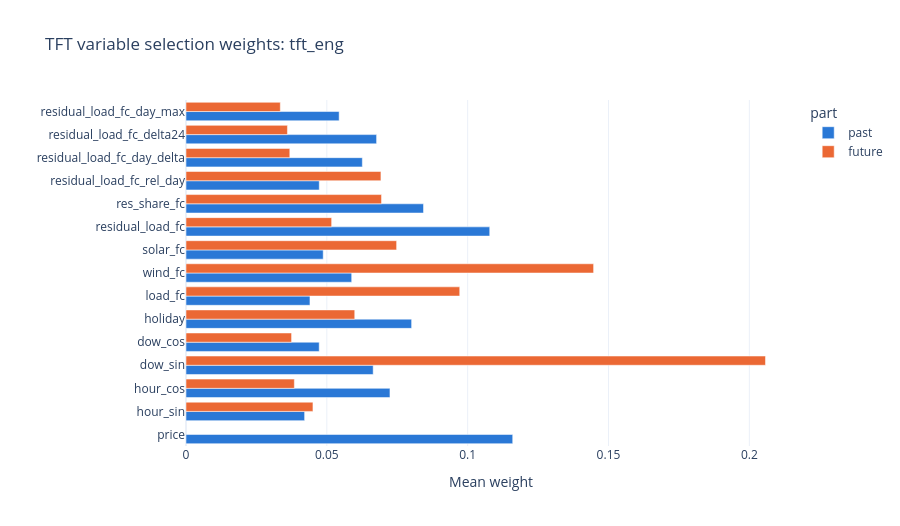

Notebook code for this chart:
### Markdown cell above
## Variable selection

Mean softmax weight per input in the encoder (past) and decoder (future).

### Code cell
for model in vsn["model"].unique().sort():
    plots.tft_importance(vsn, model).show()

### Figure 1 — Plotly figure (JSON) as saved in the notebook; plotly's stock layout.template omitted (floating-point values rounded to 4 significant figures)
{"data": [{"alignmentgroup": "True", "hovertemplate": "part=past<br>weight=%{x}<br>variable=%{y}<extra></extra>", "legendgroup": "past", "marker": {"color": "#2a78d6", "pattern": {"shape": ""}}, "name": "past", "offsetgroup": "past", "orientation": "h", "showlegend": true, "textposition": "auto", "type": "bar", "x": [0.116, 0.04211, 0.07241, 0.06645, 0.04729, 0.0801, 0.04401, 0.05882, 0.04871, 0.1078, 0.08432, 0.04731, 0.0626, 0.06766, 0.05437], "xaxis": "x", "y": ["price", "hour_sin", "hour_cos", "dow_sin", "dow_cos", "holiday", "load_fc", "wind_fc", "solar_fc", "residual_load_fc", "res_share_fc", "residual_load_fc_rel_day", "residual_load_fc_day_delta", "residual_load_fc_delta24", "residual_load_fc_day_max"], "yaxis": "y"}, {"alignmentgroup": "True", "hovertemplate": "part=future<br>weight=%{x}<br>variable=%{y}<extra></extra>", "legendgroup": "future", "marker": {"color": "#eb6834", "pattern": {"shape": ""}}, "name": "future", "offsetgroup": "future", "orientation": "h", "showlegend": true, "textposition": "auto", "type": "bar", "x": [0.04507, 0.03847, 0.2057, 0.03748, 0.05991, 0.09718, 0.1447, 0.07478, 0.05171, 0.06941, 0.0692, 0.03685, 0.03601, 0.03348], "xaxis": "x", "y": ["hour_sin", "hour_cos", "dow_sin", "dow_cos", "holiday", "load_fc", "wind_fc", "solar_fc", "residual_load_fc", "res_share_fc", "residual_load_fc_rel_day", "residual_load_fc_day_delta", "residual_load_fc_delta24", "residual_load_fc_day_max"], "yaxis": "y"}], "layout": {"barmode": "group", "height": 526, "legend": {"title": {"text": "part"}, "tracegroupgap": 0}, "title": {"text": "TFT variable selection weights: tft_eng"}, "xaxis": {"anchor": "y", "domain": [0, 1], "title": {"text": "Mean weight"}}, "yaxis": {"anchor": "x", "domain": [0, 1], "title": {"text": ""}}}}
